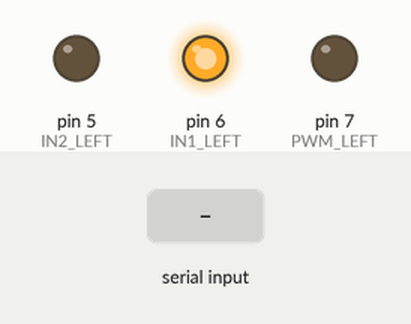
Simulated run of this sketch. Board: Arduino Uno, built with avr-gcc and run on an emulated ATmega328P. Shown: output pins drawn as LEDs (lit = HIGH). The test bench sets the inputs (shaded band). What the sketch prints to the serial monitor is not drawn.

Above: at 1.2 s.
1.3 s: "2\n" received over Serial
At 3.4 s:
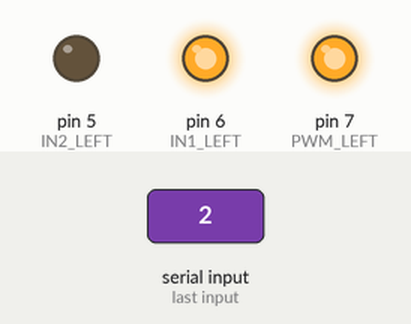
3.8 s: "90,45\n" received over Serial
At 5.4 s:
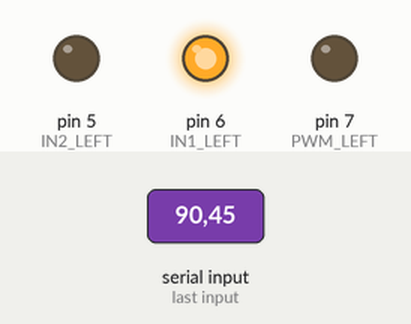
6.8 s: "3\n" received over Serial
At 8.9 s:
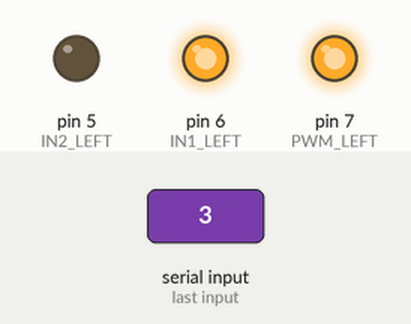
9.3 s: "30,150\n" received over Serial
At 10.7 s:
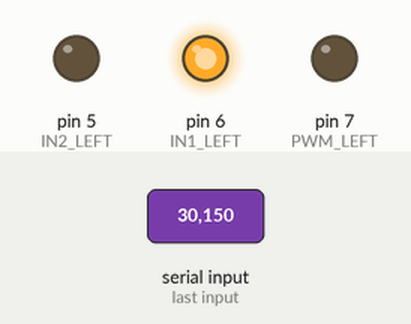
Timing chart, 0 to 12.3 s (numbered marks = the images above; inputs shaded):
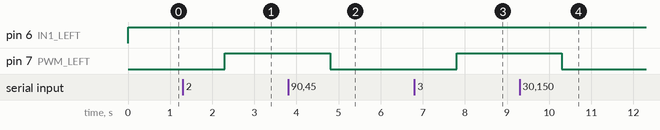

Measured:
- after the input at 1.3 s, pin 7 (PWM_LEFT): LOW → HIGH after 1.0 s
- after the input at 3.8 s, pin 7 (PWM_LEFT): HIGH → LOW after 1.0 s
- after the input at 6.8 s, pin 7 (PWM_LEFT): LOW → HIGH after 1.0 s
- after the input at 9.3 s, pin 7 (PWM_LEFT): HIGH → LOW after 1.0 s

The sketch:

simple_serial_receiver.ino
```cpp
#include <math.h>
#include <string.h>

#define IN1_LEFT 6
#define IN2_LEFT 5
#define PWM_LEFT 7

int saturate(int value,int min,int max){
    if(value>max)value=max;
    else if(value<min)value=min;
    return value;
}

int serial_data = 0;
int control_action = 0;

void setup() {
  Serial.begin(115200);
  pinMode(IN1_LEFT, OUTPUT);
  pinMode(IN2_LEFT, OUTPUT);
  pinMode(PWM_LEFT, OUTPUT);

}

void loop() {

  if(Serial.available()){
    serial_data = Serial.readString().toInt();
  } else {
  }

  if(serial_data==1)control_action=100;
  else if(serial_data==2)control_action=170;
  else if(serial_data==3)control_action=255;
  else control_action=0;

  digitalWrite(IN1_LEFT,1);
  digitalWrite(IN2_LEFT,0);

  analogWrite(PWM_LEFT,control_action);

  Serial.print(serial_data);Serial.print("  ");Serial.println(control_action);
}
```
